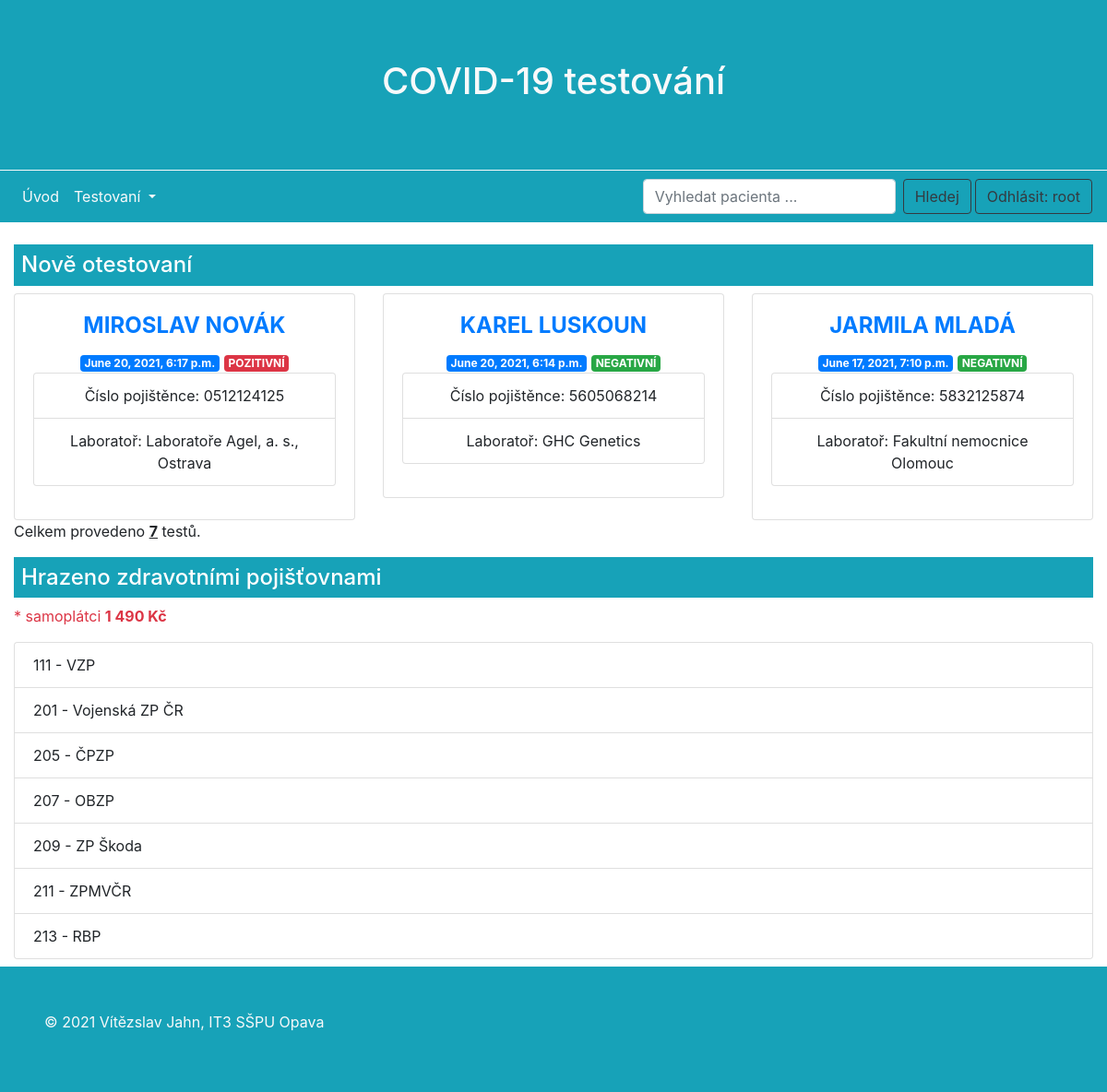
Page /covid/ (signed in) on the committed database.
### covidtest/models.py (models this page shows, shortened)
class Test(models.Model):
    navsteva = models.DateTimeField(auto_now_add=True, verbose_name="Čas návštěvy") # Zajistí aktuální časové razítko
    HODNOTY = (
        ("pozitivní", "pozitivní"),
        ("negativní", "negativní")
    )
    vyhodnoceni = models.CharField(max_length=9, choices=HODNOTY, verbose_name="Vyhodnocení testu")
    poznamka = models.TextField(blank=True, null=True, verbose_name="Poznámka")
    osoba = models.ForeignKey(Osoba, on_delete=models.CASCADE, verbose_name="Osoba")
    misto = models.ForeignKey(Misto, on_delete=models.CASCADE, verbose_name="Místo provedení testu")
    laborator = models.ForeignKey(Laborator, on_delete=models.CASCADE, verbose_name="Laboratoř")
    class Meta:
        ordering = ["-vyhodnoceni"]
    def get_absolute_url(self):
        return reverse('index')
    '''
    # Po vložení záznamu testu (poslední fáze údajů o osobě) bude stránka přesměrována na seznam všech otestovaných
    def get_absolute_url(self):
        return reverse('seznam_testu')
    '''

class Osoba(models.Model):
    jmeno = models.CharField(max_length=100, verbose_name="Křestní jméno")
    prijmeni = models.CharField(max_length=100, verbose_name="Příjmení")
    datum_narozeni = models.DateField(help_text="Zadejte datum narození ve formátu <em>YYYY-MM - DD.</em>",
                                      verbose_name="Datum narození")
    rodne_cislo = models.CharField(unique=True, max_length=10, validators=[is_number], verbose_name="Rodné číslo",
                                   help_text="Zadejte rodné číslo bez lomítka.")
    cislo_op = models.PositiveIntegerField(unique=True, validators=[MaxValueValidator(999999999)], verbose_name="Číslo OP",
                                           help_text="Pokud se jedná o nezletilou osobu, která nevlastní OP, zadejte OP zák. zástupce")
    mesto = models.CharField(max_length=200, verbose_name="Město")
    ulice = models.CharField(max_length=220, verbose_name="Ulice včetně č. p.")
    psc = models.PositiveIntegerField(validators=[MaxValueValidator(99999), MinValueValidator(10000)], verbose_name="PSČ")
    tel_cislo = models.PositiveIntegerField(validators=[MaxValueValidator(999999999), MinValueValidator(111111111)],
                                            verbose_name="Telefonní číslo")
    email = models.EmailField(max_length=254, unique=True, blank=True, null=True, verbose_name="E-mail")
    class Meta:
        ordering = ["prijmeni"]
    '''
    def get_absolute_url(self):
        return reverse('pojistenec-create')
    '''
    ''' Při stisknutí tlačítka "Uložit" dojde automaticky k přesměrování na stránku k sestavení údajů
        o pojištěné osobě.
    '''
    '''
    def get_absolute_url(self):
        return reverse('pojistenec-create')
'''

class Pojistenec(models.Model):
    cislo_pojistence = models.CharField(validators=[is_number], verbose_name="Číslo pojištěnce", max_length=10, unique=True)
    osoba = models.OneToOneField(Osoba, on_delete=models.CASCADE)
    zp = models.ForeignKey(Pojistovna, on_delete=models.CASCADE)
    class Meta:
        ordering = ["cislo_pojistence"]
    '''
    def get_absolute_url(self):
        return reverse('test-create')
    '''

class Laborator(models.Model):
    nazev = models.CharField(verbose_name="Název laboratoře", max_length=200)
    class Meta:
        ordering = ["nazev"]

class Pojistovna(models.Model):
    POJISTOVNY = (
        ('111 - VZP', '111 - VZP'),
        ('201 - Vojenská ZP ČR', '201 - Vojenská ZP ČR'),
        ('205 - ČPZP', '205 - ČPZP'),
        ('207 - OBZP', '207 - OBZP'),
        ('209 - ZP Škoda', '209 - ZP Škoda'),
        ('211 - ZPMVČR', '211 - ZPMVČR'),
        ('213 - RBP', '213 - RBP'),
    )
    pojistovna = models.CharField(max_length=20, choices=POJISTOVNY, default='111 - VZP', verbose_name="Zdravotní pojišťovna")

### covidtest/views.py (the view)
# urls.py: path('', views.index, name='index'),
def index(request):
    num_test = Test.objects.all().count()
    test = Test.objects.order_by('-navsteva')[:3]
    cp = Pojistenec.objects.order_by('osoba')
    pojistovny = Pojistovna.objects.order_by('pojistovna')
    context = {
        'num_test': num_test,
        'test': test,
        'cp': cp,
        'pojistovny': pojistovny,
    }
    return render(request, 'index.html', context=context)

### covidtest/templates/index.html
{% extends "base.html" %}
{% block content %}
<h4 class="text-left bg-info text-white p-2 mb-2">
    Nově otestovaní
</h4>
<div class="row">
    {% include "blocks/cards.html" %}
</div>
<p>Celkem provedeno <b><u>{{num_test}}</u></b> testů.
<h4 class="text-left bg-info text-white p-2 mb-2 mt-3">
    Hrazeno zdravotními pojišťovnami
</h4>
<p class="text-danger">* samoplátci <b>1 490 Kč</b></p>
<div>
    {% include "blocks/pojistovny_cards.html" %}
</div>
{% endblock %}

### covidtest/templates/page/navbar.html (shortened to what this page needs)
<nav class="navbar navbar-expand-sm navbar-light bg-info border-top border-light navbar-light mb-4 nvbr">
        <div class="collapse navbar-collapse" id="collapsibleNavId">
            <ul class="navbar-nav mr-auto mt-2 mt-lg-0">
                 <li class="nav-item">
                    <a class="nav-link text-light" href="{% url 'index' %}">Úvod</a>
                </li>
                <li class="nav-item dropdown">
                    <a class="nav-link dropdown-toggle text-light" href="#" id="dropdownIdd" data-toggle="dropdown"
                        aria-haspopup="true" aria-expanded="false">Testovaní </a>
                </li>
            </ul>
            <form class="form-inline my-2 my-lg-0" method="POST" action="{% url 'hledane-polozky' %}">
                <input class="form-control mr-sm-2" type="text" placeholder="Vyhledat pacienta ..." name="searched">
                <button class="btn btn-outline-dark my-2 my-sm-0" type="submit">Hledej</button>
            </form>
            {% if user.is_authenticated %}
            <a href="{% url 'logout' %}" class="button ml-1 btn btn-outline-dark my-2 my-sm-0">Odhlásit: {{ user.get_username }}</a>
            {% else %}
            <button type="button" class=" ml-1 btn btn-outline-dark my-2 my-sm-0" data-toggle="modal" data-target="#exampleModal">
                 Vstup
            </button>
            {% endif %}
            {% include "page/komponenty/modal.html" %}
    </nav>

### covidtest/templates/blocks/cards.html (shortened to what this page needs)
{% for nakazeny in test %}
    <div class="col-xs-12 col-sm-6 col-lg-4">
        <div class="card text-center">
            <div class="card-body">
                <h4 class="card-title" style="text-transform:uppercase">
                    <a href="{% url 'pacient-detail' nakazeny.osoba.id %}">
                    <b> {{nakazeny.osoba.jmeno}} {{ nakazeny.osoba.prijmeni }} </b>
                    </a>
                </h4>
                <span class="badge badge-primary">{{ nakazeny.navsteva }}</span>
                {% if nakazeny.vyhodnoceni == 'pozitivní' %}
                    <span class="badge badge-danger text-white">POZITIVNÍ</span>
                {% else %}
                    <span class="badge badge-success text-white">NEGATIVNÍ</span>
                {% endif %}
                    <ul class="text-center karticky p-0">
                        {% for cislo in cp %}
                        {% if cislo.osoba.jmeno == nakazeny.osoba.jmeno and cislo.osoba.prijmeni == nakazeny.osoba.prijmeni %}
                        <li class="list-group-item"><span class="text-left">Číslo pojištěnce:</span> <span>{{cislo.cislo_pojistence}}</span></li>
                        {% endif %}
                        {% endfor %}
                      <li class="list-group-item">Laboratoř: {{ nakazeny.laborator.nazev }}</li>
                    </ul>
            </div>
        </div>
    </div>
    {% endfor %}

### covidtest/templates/blocks/pojistovny_cards.html
<ul class="list-group">
  {% for pojistovna in pojistovny %}
    <li class="list-group-item d-flex justify-content-between align-items-center">
        {{pojistovna.pojistovna}}
        {% endfor %}
  </li>
</ul>

### rows in the picture
Test: osoba.jmeno "MIROSLAV", osoba.prijmeni "NOVÁK", navsteva "June 20, 2021, 6:17 p.m.", vyhodnoceni "POZITIVNÍ", laborator.nazev "Laboratoře Agel, a. s., Ostrava"
Pojistenec: cislo_pojistence "0512124125"
Test: osoba.jmeno "KAREL", osoba.prijmeni "LUSKOUN", navsteva "June 20, 2021, 6:14 p.m.", vyhodnoceni "NEGATIVNÍ", laborator.nazev "GHC Genetics"
Pojistenec: cislo_pojistence "5605068214"
Test: osoba.jmeno "JARMILA", osoba.prijmeni "MLADÁ", navsteva "June 17, 2021, 7:10 p.m.", vyhodnoceni "NEGATIVNÍ", laborator.nazev "Fakultní nemocnice Olomouc"
Pojistenec: cislo_pojistence "5832125874"
Pojistovna: pojistovna "111 - VZP"
Pojistovna: pojistovna "201 - Vojenská ZP ČR"
Pojistovna: pojistovna "205 - ČPZP"
Pojistovna: pojistovna "207 - OBZP"
Pojistovna: pojistovna "209 - ZP Škoda"
Pojistovna: pojistovna "211 - ZPMVČR"
Pojistovna: pojistovna "213 - RBP"

### other values in the picture
{{ user.get_username }} "root"
{{ num_test }} "7"
